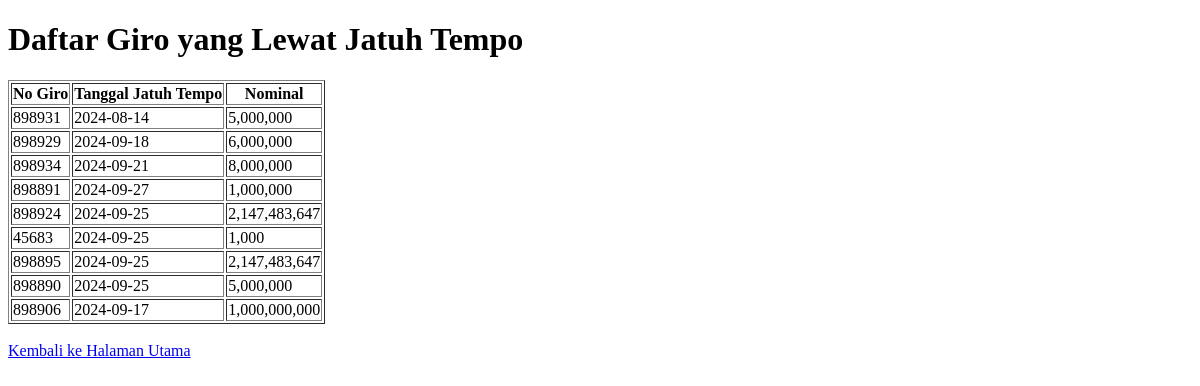
/OverDueGiroList.php, run on an earlier commit of the app's database.
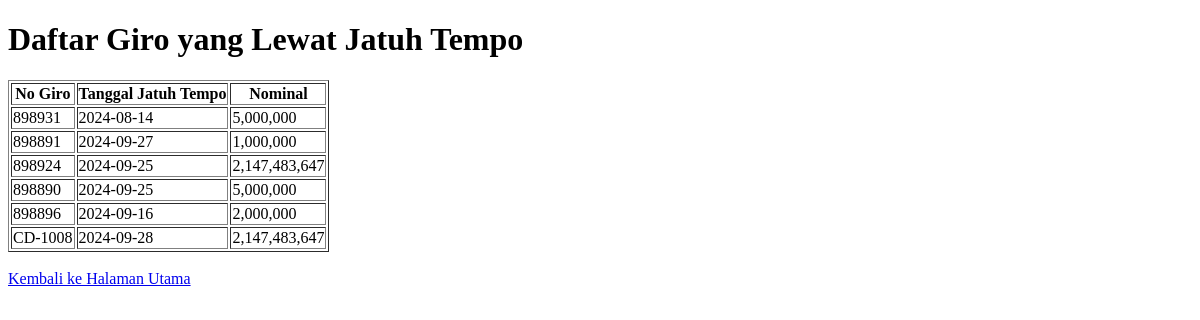
And on a later commit of the database.
### tables this page shows
CREATE TABLE `detail_giro`  (
  `id` int(11) NOT NULL AUTO_INCREMENT,
  `nogiro` varchar(20) NULL DEFAULT NULL,
  `tanggal_giro` date NULL DEFAULT NULL,
  `tanggal_jatuh_tempo` date NULL DEFAULT NULL,
  `Nominal` int(11) NULL DEFAULT NULL,
  `nama_penerima` varchar(255) NULL DEFAULT NULL,
  `bank_penerima` varchar(50) NULL DEFAULT NULL,
  `ac_penerima` int(20) NULL DEFAULT NULL,
  `StatGiro` varchar(15) NULL DEFAULT NULL,
  `Keterangan` varchar(255) NULL DEFAULT NULL,
  `PVRNo` varchar(255) NULL DEFAULT NULL,
  `tanggal_cair_giro` date NULL DEFAULT NULL,
  `SeatleBy` varchar(255) NULL DEFAULT NULL,
  `TglVoid` date NULL DEFAULT NULL,
  `VoidBy` varchar(255) NULL DEFAULT NULL,
  `tglkembalikebank` date NULL DEFAULT NULL,
  `dikembalikanoleh` varchar(255) NULL DEFAULT NULL,
  `created_by` varchar(255) NULL DEFAULT NULL,
  `created_at` timestamp NULL DEFAULT current_timestamp(),
  PRIMARY KEY (`id`) USING BTREE,
  UNIQUE INDEX `nogiro`(`nogiro`) USING BTREE
);

### OverDueGiroList.php (the view, shortened to what this page needs)
<?php
include 'koneksi.php';
$current_date = date('Y-m-d');
$stmt = $conn->prepare("
    SELECT nogiro, tanggal_jatuh_tempo, nominal
    FROM detail_giro
    WHERE StatGiro = 'Issued' AND tanggal_jatuh_tempo < ?
");
$stmt->bind_param("s", $current_date);
$stmt->execute();
$result = $stmt->get_result();
$issued_giro_records = [];
while ($row = $result->fetch_assoc()) {
    $issued_giro_records[] = $row;
}
?>
<!DOCTYPE html>
<html lang="en">
<head>
</head>
<body>
    <h1>Daftar Giro yang Lewat Jatuh Tempo</h1>
    <table border="1">
        <tr>
            <th>No Giro</th>
            <th>Tanggal Jatuh Tempo</th>
            <th>Nominal</th>
        </tr>
        <?php foreach ($issued_giro_records as $giro): ?>
            <tr>
                <td><?php echo htmlspecialchars($giro['nogiro']); ?></td>
                <td><?php echo htmlspecialchars($giro['tanggal_jatuh_tempo']); ?></td>
                <td><?php echo number_format($giro['nominal']); ?></td>
            </tr>
        <?php endforeach; ?>
    </table>
    <br>
    <a href="dashboard.php">Kembali ke Halaman Utama</a>
</body>
</html>

What changed in the data, as far as the page shows it:
no longer on this page (row edited): detail_giro: nogiro "898929", tanggal_jatuh_tempo "2024-09-18", Nominal "6,000,000"
no longer on this page (row edited): detail_giro: nogiro "898934", tanggal_jatuh_tempo "2024-09-21", Nominal "8,000,000"
no longer on this page (row edited): detail_giro: nogiro "45683", tanggal_jatuh_tempo "2024-09-25", Nominal "1,000"
no longer on this page (row edited): detail_giro: nogiro "898895", tanggal_jatuh_tempo "2024-09-25", Nominal "2,147,483,647"
no longer on this page (row edited): detail_giro: nogiro "898906", tanggal_jatuh_tempo "2024-09-17", Nominal "1,000,000,000"
added detail_giro: nogiro "898896", tanggal_jatuh_tempo "2024-09-16", Nominal "2,000,000"
added detail_giro: nogiro "CD-1008", tanggal_jatuh_tempo "2024-09-28", Nominal "2,147,483,647"
